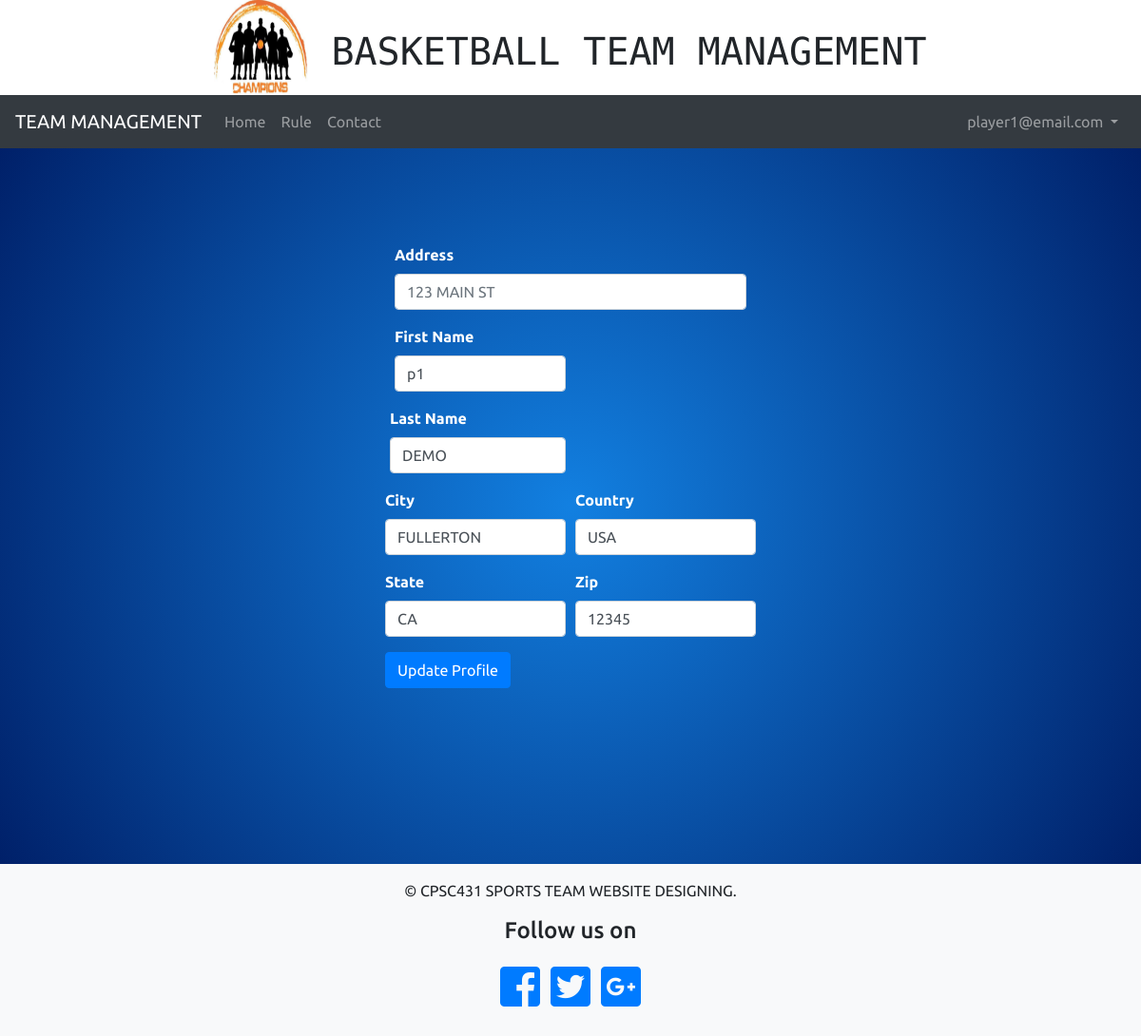
Page /check_profileEmpty.php (signed in) on the committed database.
### tables this page shows
CREATE TABLE PROFILE
(
  PROFILE_ID INT(10) UNSIGNED NOT NULL AUTO_INCREMENT PRIMARY KEY,
  PUSER_ID INT(10) UNSIGNED NOT NULL,
  FIRST_NAME VARCHAR(100),
  LAST_NAME VARCHAR(150),
  COUNTRY VARCHAR(250),
  ZIPCODE VARCHAR(100),
  CITY VARCHAR(100),
  STREET VARCHAR(100),
  STATE CHAR(10),

  CONSTRAINT FOREIGN KEY (PUSER_ID) REFERENCES USERS(USER_ID),
  CHECK (ZIPCODE  REGEXP '(?!0{5})(?!9{5})\\d{5}(-(?!0{4})(?!9{4})\\d{4})?'),
  INDEX (LAST_NAME ),
  UNIQUE (FIRST_NAME , LAST_NAME )
);

### edit-profile.php (the view, shortened to what this page needs)
<?php
  require "header.php";
  require 'Address.php';
     $user_id = $_SESSION['id'];
     $link = mysqli_connect(DB_SERVER, DB_USERNAME, DB_PASSWORD, DB_NAME);
     $sql = "SELECT
              PROFILE.PROFILE_ID,
               PROFILE.FIRST_NAME,
               PROFILE.LAST_NAME,
               PROFILE.STREET,
               PROFILE.CITY,
               PROFILE.STATE,
               PROFILE.COUNTRY,
               PROFILE.ZIPCODE
              FROM PROFILE
              WHERE PROFILE.PUSER_ID=?
               ";
               $stmt=$link->prepare($sql);
               $stmt->bind_param("s",$user_id);
              if ($stmt->execute()){
                $stmt->store_result();
                $stmt->bind_result(
          $profile_id,
          $firstname,
          $lastname,
          $street ,
          $city,
          $state,
          $country,
          $zip);
}
?>
  <!DOCTYPE html>
  <html>
  <head>
    <link rel="stylesheet" href="https://maxcdn.bootstrapcdn.com/bootstrap/4.0.0/css/bootstrap.min.css">
    <link rel="stylesheet" href="css/editProfile.css">
    <link rel="stylesheet" href="https://use.fontawesome.com/releases/v5.0.10/css/all.css">
  </head>
  <body>
    <nav class="navbar navbar-expand-lg navbar-dark bg-dark">
      <a class="navbar-brand" href="#top">TEAM MANAGEMENT</a>
      <div class="collapse navbar-collapse" id="navbarNavDropdown">
        <ul class="navbar-nav mr-auto mt-2 mt-lg-0">
            <li class="nav-item">
              <a class="nav-link" href="home.php">Home</a>
            </li>
          <li class="nav-item">
            <a class="nav-link" href="rules.php">Rule</a>
          </li>
          <li class="nav-item">
            <a class="nav-link" href="contact.php">Contact</a>
          </li>
        </ul>
        <ul class="navbar-nav my-2 my-lg-0">
          <li class="nav-item dropdown">
            <a class="nav-link dropdown-toggle" href="#" id="navbarDropdownMenuLink" data-toggle="dropdown" aria-haspopup="true" aria-expanded="true">
              <?php echo $_SESSION['email']; ?>
            </a>
          </li>
        </ul>
      </div>
    </nav>
<section>
  <div class="container">
    <form action="edit_infor_byuser.php" method="post">
<div class="form-group">
  <label for="inputAddress">Address</label>
  <input type="text"  value="<?php $street ?>" name="street"class="form-control" id="inputAddress" placeholder="<?php echo "$street"; ?>">
</div>
<div class="form-row">
  <div class="form-group col-md-6">
    <label for="inputCity">First Name</label>
    <input type="text" class="form-control" value="<?php echo "$firstname" ?>" name="firstname" id="inputCity">
  </div>
  <div class="form-row">
    <div class="form-group col-md-6">
      <label for="inputCity">Last Name</label>
      <input type="text" class="form-control" value="<?php echo "$lastname" ?>" name="lastname" id="inputCity">
    </div>
<div class="form-row">
  <div class="form-group col-md-6">
    <label for="inputCity">City</label>
    <input type="text" class="form-control" value="<?php echo "$city" ?>" name="city" id="inputCity">
  </div>
  <div class="form-group col-md-6">
    <label for="inputState">Country</label>
    <input value="<?php echo "$country" ?>" name="country" id="inputState" class="form-control">
  </div>
  <div class="form-group col-md-6">
    <label for="inputState">State</label>
    <input value="<?php echo "$state" ?>" name="state" id="inputState" class="form-control">
  </div>
  <div class="form-group col-md-6">
    <label for="inputZip">Zip</label>
    <input value="<?php echo "$zip" ?>" name="zip" id="inputState" class="form-control">  </div>
</div>
<button type="submit" class="btn btn-primary">Update Profile</button>
</form>
</div>
</section>
  </body>
  <?php
  require "footer.php";
  ?>

### css/editProfile.css (style rules this page uses)
body { position: relative; font-family: 'Ubuntu', sans-serif; }
.container { position: relative; display: flex; flex-direction: column; align-items: center; width: 400px; bottom: 0; padding-top: 100px; padding-bottom: 180px; }
label { font-weight: 700 }
section { background-image: radial-gradient(circle, #1280e1 0%, #002069 100%); padding-bottom: 5px; color: white; }

### rows in the picture
profile: street "123 MAIN ST", firstname "p1", lastname "DEMO", city "FULLERTON", country "USA", state "CA", zip "12345"

### other values in the picture
$_SESSION['email'] "player1@email.com"
